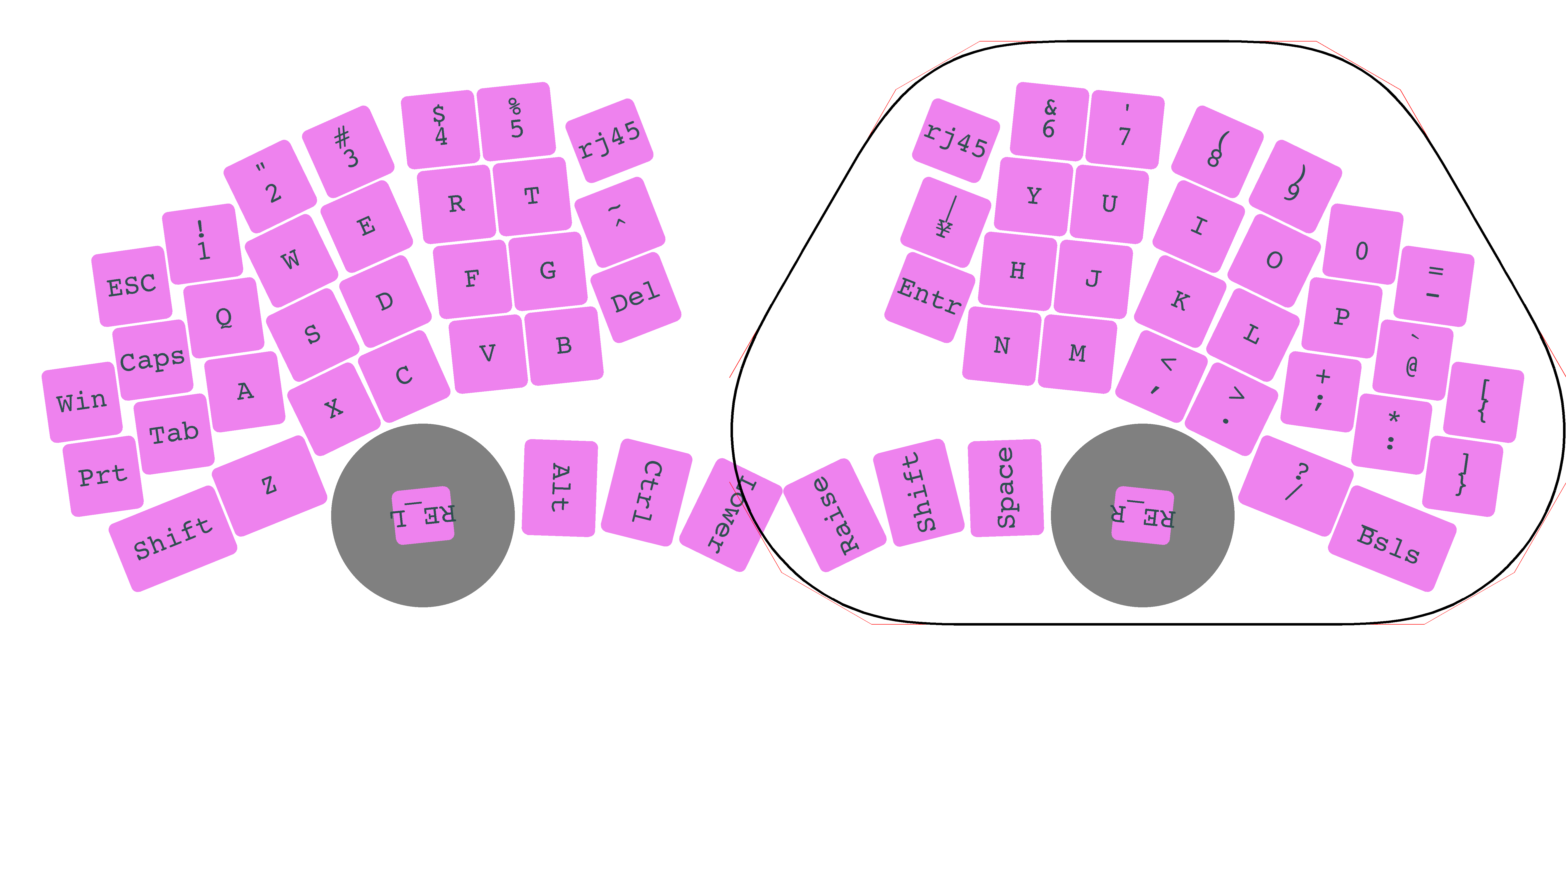

The Python source for this figure:
import json
from turtle import color
import numpy as np
import os
import sys
import collections
from PIL import Image, ImageDraw, ImageFont

kbd_name = 'hermit62'

anti_alias_scaling = 4

fontpath = "/System/Library/Fonts/Courier.dfont"
font = ImageFont.truetype( fontpath, size = 28 * anti_alias_scaling )

def vec2( x, y ):
    return np.array( [x, y] )

def mat2_rot( deg ):
    th = deg / 180 * np.pi
    c = np.cos( th )
    s = np.sin( th )
    return np.array([[c, s], [-s, c]])

def round_corner( radius, fill ):
    """Draw a round corner"""
    corner = Image.new( 'RGBA', (radius, radius), (0, 0, 0, 0) )
    draw = ImageDraw.Draw( corner )
    draw.pieslice( (0, 0, radius * 2, radius * 2), 180, 270, fill = fill )
    return corner

def get_key_image( size, radius, name, fill ):
    """Draw a rounded rectangle"""
    w, h = size[0], size[1]
    sz = int( max( w, h ) * 1.5 )
    rect = Image.new( 'RGBA', (sz, sz), (255, 255, 255, 0) )
    draw = ImageDraw.Draw( rect )
    mx = int( (sz - w) / 2 )
    my = int( (sz - h) / 2 )
    draw.rectangle( (mx, my + radius, mx + w, my + h - radius), fill = fill )
    draw.rectangle( (mx + radius, my, mx + w - radius, my + h), fill = fill )
    corner = round_corner( radius, fill )
    rect.paste( corner, (mx, my) )
    rect.paste( corner.rotate(  90 ), (mx, my + h - radius) )# Rotate the corner and paste it
    rect.paste( corner.rotate( 180 ), (mx + w - radius, my + h - radius) )
    rect.paste( corner.rotate( 270 ), (mx + w - radius, my) )
    # name
    tw, th = draw.textsize( name, font )
    draw.text( (sz / 2 - tw / 2, sz / 2 - th / 2), name, "DarkSlateGrey", font )
    return rect, sz

class keyboard_key:
    def __init__( self, name, prop ):
        self.name = name
        self.prop = prop
        # topleft position
        self.x  = self.getProperty( "x", 0 )
        self.y  = self.getProperty( "y", 0 )
        # rotation center
        self.rx = self.getProperty( "rx", 0 )
        self.ry = self.getProperty( "ry", 0 )
        # rotation angle
        self.r  = self.getProperty( "r", 0 )
        # key size
        self.w  = self.getProperty( "w", 1 )
        self.h  = self.getProperty( "h", 1 )

    def getProperty( self, key: str, default_value ):
        return self.prop[key] if key in self.prop else default_value

    def getCenterPos( self ):
        cx = self.x + self.w / 2 - self.rx
        cy = self.y + self.h / 2 - self.ry
        ctr = vec2( self.rx, self.ry ) + vec2( cx, cy ) @ mat2_rot( self.r )
        return ctr

class keyboard_layout:
    def __init__( self ):
        self.meta = {}
        self.keys = []

    def print( self ):
        for k, v in self.meta.items():
            print( "meta: {} -> {}".format( k, v ) )
        keys = []
        for key in self.keys:
            ps = ""
            for k, v in key.prop.items():
                if v != 0:
                    ps += ", {}={}".format( k, v )
            name = key.name.replace( '\n', ',' )
            #print( "key '{}' {}".format( name, ps[2:] ) )
            ctr = key.getCenterPos()
            keys.append( (name, ctr, key.r) )
        max_x = max( map( lambda vals: vals[1][0], keys ) )
        min_y = min( map( lambda vals: vals[1][1], keys ) )
        keys.sort( key = lambda vals: -vals[1][0] )
        for name, q, r in keys:
            print( "    ['{}', {:.3f}, {:.3f}, {:.1f}],".format( name[-1], (q[0] - max_x), (q[1] - min_y), r ) )

    def write_png( self, path: str, unit, thickness, paper_size, outline ):
        # 2560 x 1600, 286mm x 179mm, MacBook size
        scale = 2560.0 / 286.0 / 2 * anti_alias_scaling
        size = scale * paper_size
        paper_ctr = size / 2
        L = scale * unit
        Th = thickness / unit

        image = Image.new( 'RGBA', (int( np.ceil( size[0] ) ), int( np.ceil( size[1] ) )), ( 255, 255, 255, 255 ) )
        draw = ImageDraw.Draw( image )
        for key in self.keys:
            ctr = key.getCenterPos()
            w, h, rot, name = key.w, key.h, key.r, key.name

            ctr *= L
            ctr += paper_ctr
            if name.startswith( '>' ):
                egg_ctr = ctr
            dim = L * vec2( w - 2 * Th, h - 2 * Th )
            key_image, rsz = get_key_image( (int( dim[0] ), int( dim[1] )), int( L/12 ), name, "violet" )
            key_image = key_image.rotate( -rot )
            pos = ctr - vec2( rsz, rsz ) / 2
            if name.startswith( 'RE' ):
                r = 41/2 * L / unit
                draw.ellipse( (ctr[0] - r, ctr[1] - r, ctr[0] + r, ctr[1] + r), fill='gray' )
            image.paste( key_image, (int( pos[0] ), int( pos[1] )), key_image )
        if False:# egg
            a = L * 5.4
            b = L * 4.2
            egg_ctr[0] -= L * 1.2
            egg_ctr[1] -= L * 0.3
            pnts = []
            for th in np.linspace( -np.pi, +np.pi, 100 ):
                x = egg_ctr[0] - a * np.cos( th )
                y = egg_ctr[1] + b * np.sin( th ) * np.cos( 0.22 * th )
                pnts.append( (x, y) )
            draw.line( pnts, width=10, fill='black' )
        if False:
            a = L * 5.6
            b = L * 3.8
            egg_ctr[0] -= L * 1.4
            egg_ctr[1] -= L * 0.3
            draw.ellipse( (egg_ctr[0] - a, egg_ctr[1] - b, egg_ctr[0] + a, egg_ctr[1] + b), outline='green', width=10 )
        pnts = []
        for xy in outline:
            pnt = xy * L + paper_ctr
            pnts.append( (pnt[0], pnt[1]) )
        # draw.line( pnts, width=10, fill='black' )

        xsize = int( round( size[0] / anti_alias_scaling ) )
        ysize = int( round( size[1] / anti_alias_scaling ) )
        image = image.resize( (xsize, ysize), Image.ANTIALIAS )
        image.save( path )

    def write_scad( self, path: str, unit: float ):
        xctr = np.mean( list( map( lambda k: k.getCenterPos()[0], self.keys ) ) )
        with open( path, 'w' ) as fout:
            fout.write( f'key_w = {unit};\n' )
            fout.write( f'key_h = {unit};\n' )
            fout.write( 'key_pos_angles = [\n' )
            idx = 0
            for key in self.keys:
                ctr = key.getCenterPos()
                if ctr[0] < xctr:
                    continue
                w, h, rot = key.w, key.h, key.r

                ctr *= unit
                w *= unit
                h *= unit
                fout.write( '    [{:.3f}, {:.3f}, {:.3f}, {:.3f}, {:.3f}, {}, "{}"],\n'.format( ctr[0], -ctr[1], -rot, w, h, idx, key.name ) )
                idx += 1
            fout.write( '];\n' )

    def write_kicad( self, fout, unit: float ):
        fout.write( 'keys = {\n' )
        col = 1
        row = 1
        for key in self.keys:
            (x, y, r, rx, ry, w, h) = (key.x, key.y, key.r, key.rx, key.ry, key.w, key.h)
            px = x - rx + w / 2
            py = y - ry + h / 2
            t = vec2( rx, ry ) + vec2( px, py ) @ mat2_rot( r )
            keyidx = f'{col}{row}'
            row += 1
            if row == 4:
                if col == 7:
                    col += 1
                    row = 2
            elif row == 5:
                if col == 5:
                    row = 2
                elif col == 8:
                    row = 1
                else:
                    row = 1
                col += 1
            t *= unit
            w *= unit
            h *= unit
            fout.write( '    \'{}\' : [{:.3f}, {:.3f}, {:.3f}, {:.3f}, {:.1f}], # {}\n'.format( keyidx, t[0], -t[1], w, h, -r, key.name[0] ) )
        fout.write( '}\n' )

    def save( self, path: str ):
        data = []
        data.append( self.meta )
        for key in self.keys:
            prop = collections.OrderedDict()
            prop['w']  = key.w
            prop['h']  = key.h
            prop['r']  = key.r
            prop['rx'] = key.rx
            prop['ry'] = key.ry
            prop['x']  = key.x - key.rx
            prop['y']  = key.y - key.ry
            row = [prop, key.name]
            data.append( row )
        with open( path, 'w' ) as fout:
            json.dump( data, fout, indent = 4)

    @staticmethod
    def load( path: str ):
        kbd = keyboard_layout()
        with open( path ) as fin:
            cfg = json.load( fin )
            #print( "{}".format( json.dumps( cfg, indent=4 ) ) )
            kbd.meta = cfg[0]

            prop = {}
            prop["y"] = 0
            prop["rx"] = 0
            for row in cfg[1:]:
                prop["x"] = prop["rx"]
                for item in row:
                    if type( item ) is str:
                        key = keyboard_key( item, prop.copy() )
                        kbd.keys.append( key )
                        prop["x"] += key.w
                    else:
                        for key, val in item.items():
                            if key in ("x", "y"):
                                prop[key] += val
                            else:
                                prop[key] = val
                                if key == "rx":
                                    prop["x"] = val
                                elif key == "ry":
                                    prop["y"] = val
                prop["y"] += key.h
        return kbd

class key_layout_maker:
    def __init__( self ):
        self.data = []

    def add_col( self, angle, org, dx, names1, names2, ydir = -1, keyw = 1, keyh = 1 ):
        for hand_idx, names in enumerate( [names1, names2]):
            # if hand_idx in [0]:# 0 = right
            if hand_idx in [1]:# 1 = left
                pass
                #continue
            xsign = [+1, -1][hand_idx]
            prop = collections.OrderedDict()
            prop["r"]  = xsign * angle
            prop["rx"] = xsign * org[0]
            prop["ry"] = org[1]
            prop["x"] = -keyw / 2.0
            prop["y"] = -keyh / 2.0
            prop["w"] = keyw
            prop["h"] = keyh
            row = [prop]
            x, y = 0, 0
            for idx, name in enumerate( names ):
                if name == '':
                    continue
                row.append( { "x" : x, "y" : y, "w" : keyw, "h" : keyh } )
                row.append( name )
                x = -keyw + dx * xsign
                y = keyh * ydir
            self.data.append( row )

def make_kbd_layout( unit, output_type ):

    # Left hand
    thumbsL = ["Alt", "Ctrl", "Lower"]
    col_Gui = ["Shift", "Tab", "Win"]
    col_Tab = ["", "Caps", "Prt", "ESC"]
    col_Z = ["Z", "A", "Q", "!\n1"]
    col_X = ["X", "S", "W", "\"\n2"]
    col_C = ["C", "D", "E", "#\n3"]
    col_V = ["V", "F", "R", "$\n4"]
    col_B = ["B", "G", "T", "%\n5"]
    col_IL = ["Del", '~\n^']

    # Right hand
    col_IR = ["Entr", '|\n¥']
    col_N = ["N", "H", "Y", "&\n6"]
    col_M = ["M", "J", "U", "'\n7"]
    col_Comm = ["<\n,", "K", "I", "(\n8"]
    col_Dot  = [">\n.", "L", "O", ")\n9"]
    col_Scln = ["?\n/", "+\n;", "P", " \n0"]
    col_Cln  = ["", "*\n:", "`\n@", "=\n-"]
    col_Brac = ["_\nBsls", "]\n}", "[\n{"]
    thumbsR  = ["Space", "Shift", "Raise"]

    maker = key_layout_maker()
    maker.data.append( { "name" : kbd_name, "author" : "orihikarna" } ) # meta

    # Dot: the origin  
    if output_type in ['png', 'scad']:
        angle_Dot = 6
        org_Dot = vec2( 5.5, -0.5 )
    elif output_type in ['kicad']:
        # angle_Dot = 0
        # angle_Dot = 16
        angle_Dot = 6.351954683901843
        org_Dot = vec2( -3.9, 0 )
    else:
        return


    ## Constants
    # pinky
    keyw_Slsh = 22.8 / unit
    keyw_Bsls = 26.0 / unit
    # thumb
    keyw12 = 22 / unit


    ## Parameters
    # pinky
    angle_Dot_Scln = -18
    angle_Dot_Slsh = -4
    dy_Cln = 0.42
    # ring (Dot)
    dx_angle_Dot = -10
    # middle (Comm)
    angle_Comm_Dot = -2
    dx_angle_Comm = -10
    # index
    angle_M_Comm = -18
    dx_angle_M = 6
    # index
    dy_Entr = 0.45
    # thumb
    delta_M_Thmb = vec2( -0.7, 2.1 )
    angle_Index_Thmb = 78
    dangles_Thmb = [-10, -10, 0]
    dys_Thmb = [-0.12, -0.12-0.125, 0]


    ## Rules
    # Ring finger: Dot
    dx_Dot_L = np.tan( np.deg2rad( dx_angle_Dot ) )
    #
    org_9 = org_Dot + 3 * vec2( dx_Dot_L, -1 ) @ mat2_rot( angle_Dot )

    # Middle finger: Comm(,)
    angle_Comm = angle_Comm_Dot + angle_Dot
    dx_Comm_K = np.tan( np.deg2rad( dx_angle_Comm ) )
    org_Comm = org_Dot \
         + vec2( -0.5, +0.5 ) @ mat2_rot( angle_Dot ) \
         + vec2( -0.5, -0.5 ) @ mat2_rot( angle_Comm )
    #
    org_8 = org_Comm + 3 * vec2( dx_Comm_K, -1 ) @ mat2_rot( angle_Comm )

    # Index finger: M, N
    angle_Index = angle_M_Comm + angle_Comm
    dx_M_J = np.tan( np.deg2rad( dx_angle_M ) )
    org_M = org_Comm \
        + vec2( -0.5, +0.5 ) @ mat2_rot( angle_Comm ) \
        + vec2( -0.5, -0.5 ) @ mat2_rot( angle_Index )
    org_N = org_M + vec2( -1, 0 ) @ mat2_rot( angle_Index )
    #
    org_6 = org_N + 3 * vec2( dx_M_J, -1 ) @ mat2_rot( angle_Index )

    # Inner most
    angle_Inner_Index = np.rad2deg( np.arcsin( dx_M_J / dy_Entr ) )
    angle_Inner = angle_Inner_Index + angle_Index
    org_Inner = org_N \
        + vec2( -0.5, -0.5 ) @ mat2_rot( angle_Index ) \
        + vec2( -0.5, 0.5 - dy_Entr ) @ mat2_rot( angle_Inner )

    _dy = 1 - dy_Entr * np.cos( np.deg2rad( angle_Inner_Index ) )
    dx_Entr_Yen = - _dy * np.sin( np.deg2rad( angle_Inner_Index ) )
    #
    org_Yen = org_Inner + vec2( dx_Entr_Yen, -1 ) @ mat2_rot( angle_Inner )

    # Pinky finger: top
    angle_PinkyTop = angle_Dot + angle_Dot_Scln
    # Scln(;)
    dy_Scln = 1 - dx_Dot_L / np.sin( np.deg2rad( angle_Dot_Scln ) )
    org_Scln = org_Dot \
        + vec2( +0.5, -0.5 ) @ mat2_rot( angle_Dot ) \
        + vec2( +0.5, dy_Scln - 0.5) @ mat2_rot( angle_PinkyTop )
    dx_Scln_P = dy_Scln * np.tan( np.deg2rad( -angle_Dot_Scln ) )
    # Cln(:), RBrc(])
    org_Cln = org_Scln + vec2( +1, dy_Cln ) @ mat2_rot( angle_PinkyTop )
    org_RBrc = org_Cln + vec2( +1, dy_Cln ) @ mat2_rot( angle_PinkyTop )
    #
    org_Mnus = org_Cln + 2 * vec2( dx_Scln_P, -1 ) @ mat2_rot( angle_PinkyTop )
    org_LBrc = org_RBrc + vec2( dx_Scln_P, -1 ) @ mat2_rot( angle_PinkyTop )

    # Pinky finger: bottom
    angle_PinkyBtm = angle_Dot + angle_Dot_Slsh
    # Slsh(/)
    br_Dot = org_Dot + vec2( +0.5, +0.5 ) @ mat2_rot( angle_Dot )
    bl_Cln = org_Cln + vec2( -0.5, +0.5 ) @ mat2_rot( angle_PinkyTop )
    pt = (bl_Cln - br_Dot) @ mat2_rot( -angle_Dot )
    _dy = pt[1] - np.tan( np.deg2rad( angle_Dot_Slsh ) ) * pt[0]
    org_Slsh = org_Dot \
        + vec2( +0.5, _dy + 0.5 ) @ mat2_rot( angle_Dot ) \
        + vec2( keyw_Slsh * 0.5, 0.5 ) @ mat2_rot( angle_PinkyBtm )

    # Bsls(\)
    bl_RBrc = org_RBrc + vec2( -0.5, +0.5 ) @ mat2_rot( angle_PinkyTop )
    _dy = ((bl_RBrc - org_Slsh) @ mat2_rot( -angle_PinkyBtm ))[1]
    org_Bsls = org_Slsh + vec2( (keyw_Slsh + keyw_Bsls) * 0.5, 0.5 + _dy ) @ mat2_rot( angle_PinkyBtm )

    # Thumbs row
    keyws = [keyw12, keyw12, 1]
    angle_Thmb = angle_Index + angle_Index_Thmb
    org_Thmb = org_M + delta_M_Thmb @ mat2_rot( angle_Index )
    angle_Thmbs = []
    org_Thmbs = []
    for idx, name in enumerate( thumbsR ):
        angle_Thmbs.append( angle_Thmb + 180 )
        org_Thmbs.append( org_Thmb )
        maker.add_col( angle_Thmb + 180, org_Thmb, 0, [name], [thumbsL[idx]], keyw = keyws[idx] )
        org_Thmb += vec2( +keyws[idx] / 2, +0.5 ) @ mat2_rot( angle_Thmb )
        angle_Thmb += dangles_Thmb[idx]
        org_Thmb += vec2( -keyws[idx] / 2 - dys_Thmb[idx], +0.5 ) @ mat2_rot( angle_Thmb )


    ### add columns
    maker.add_col( angle_Index,  org_N,     dx_M_J,    col_N,    col_B )
    maker.add_col( angle_Index,  org_M,     dx_M_J,    col_M,    col_V )
    maker.add_col( angle_Comm,   org_Comm,  dx_Comm_K, col_Comm, col_C )
    maker.add_col( angle_Dot,    org_Dot,   dx_Dot_L,  col_Dot,  col_X )
    #
    maker.add_col( angle_PinkyTop, org_Scln, dx_Scln_P, col_Scln[1:], col_Z[1:] )
    maker.add_col( angle_PinkyTop, org_Cln,  dx_Scln_P, col_Cln[1:],  col_Tab[1:] )
    maker.add_col( angle_PinkyTop, org_RBrc, dx_Scln_P, col_Brac[1:], col_Gui[1:] )
    #
    maker.add_col( angle_PinkyBtm, org_Slsh, 0, col_Scln[0:1], col_Z[0:1],   keyw = keyw_Slsh )
    maker.add_col( angle_PinkyBtm, org_Bsls, 0, col_Brac[0:1], col_Gui[0:1], keyw = keyw_Bsls )
    #
    maker.add_col( angle_Inner, org_Inner, dx_Entr_Yen, col_IR, col_IL )
    #
    # Rotary encoder
    angle_RotEnc = angle_Index
    org_RotEnc = org_Dot + vec2( -0.5, 1.75 ) @ mat2_rot( angle_Comm )
    maker.add_col( angle_RotEnc, org_RotEnc, 0, {'RE_R'}, {'RE_L'}, keyw = 13.7 / unit, keyh = 12.7 / unit )

    outline = []
    arc_pnts = []

    if False:
        add_out = 0.4
        outline.append( org_RBrc + vec2(             0.5 + add_out, +0.5 + add_out ) @ mat2_rot( angle_PinkyTop ) )
        outline.append( org_Bsls + vec2( keyw_Bsls * 0.5 + add_out,  0.5 + add_out ) @ mat2_rot( angle_PinkyBtm ) )
        outline.append( org_Thmbs[2] + vec2( -0.5 - add_out, 0.5 - add_out ) @ mat2_rot( angle_Thmbs[2] ) )
        outline.append( org_Thmbs[2] + vec2( +0.5 + add_out, 0.5 - add_out ) @ mat2_rot( angle_Thmbs[2] ) )

        d = 0.5 + 0.8
        arc_pnts.append( outline[-1] )
        arc_pnts.append( org_Inner + vec2( -d,  0 ) @ mat2_rot( angle_Inner ) )
        arc_pnts.append( org_Yen   + vec2( -d,  0 ) @ mat2_rot( angle_Inner ) )
        arc_pnts.append( org_Yen   + vec2( -d, -d ) @ mat2_rot( angle_Inner ) )
        arc_pnts.append( org_6     + vec2( -d, -d ) @ mat2_rot( angle_Index ) )
        arc_pnts.append( org_6     + vec2(  0, -d ) @ mat2_rot( angle_Index ) )
        arc_pnts.append( org_8     + vec2(  0, -d ) @ mat2_rot( angle_Comm ) )
        arc_pnts.append( org_9     + vec2(  0, -d ) @ mat2_rot( angle_Dot ) )
        arc_pnts.append( org_Mnus  + vec2( +d, -d ) @ mat2_rot( angle_PinkyTop ) )
        arc_pnts.append( org_LBrc  + vec2( +d, -d ) @ mat2_rot( angle_PinkyTop ) )
        arc_pnts.append( outline[0] )
    else:
        add_out = 0.4
        d = 0.5 + 0.8
        outline.append( org_LBrc + vec2(             0.5 + add_out, -0.5 - add_out ) @ mat2_rot( angle_PinkyTop ) )
        outline.append( org_Bsls + vec2( keyw_Bsls * 0.5 + add_out, +0.5 + add_out ) @ mat2_rot( angle_PinkyBtm ) )
        outline.append( org_Thmbs[2] + vec2( -0.5 - add_out, 0.5 - add_out ) @ mat2_rot( angle_Thmbs[2] ) )
        outline.append( org_Thmbs[2] + vec2( +0.5 + add_out, 0.5 - add_out ) @ mat2_rot( angle_Thmbs[2] ) )
        outline.append( org_6     + vec2( -d, -d ) @ mat2_rot( angle_Index ) )
        outline.append( org_9     + vec2(  0, -d ) @ mat2_rot( angle_Dot ) )
    outline.append( outline[0] )

    def calc_bezier_point( pnts, t ):
        num_pnts = len( pnts )
        tmp = [np.array( [0, 0] ) for n in range( num_pnts )]
        s = 1 - t
        for n in range( num_pnts ):
            tmp[n] = pnts[n]
        for L in range( num_pnts - 1, 0, -1 ):
            for n in range( L ):
                tmp[n] = s * tmp[n] + t * tmp[n+1]
        return tmp[0]

    if False:
        arc_prms = []
        for pnt in arc_pnts:
            vec = pnt - org_RotEnc
            r = np.linalg.norm( vec )
            th = np.arctan2( vec[1], vec[0] )
            if th > 0:
                th -= np.pi * 2
            arc_prms.append( np.array( (r, th) ) )

        pnts = []
        for t in np.linspace( 0, 1, 10 ):
            r, th = calc_bezier_point( arc_prms, t )
            pnt = r * np.cos( th ), r * np.sin( th )
            pnt += org_RotEnc
            pnts.append( pnt )
            outline.append( pnt )
    elif False:
        for t in np.linspace( 0, 1, 10 ):
            pnt = calc_bezier_point( arc_pnts, t )
            outline.append( pnt )
    else:
        for pnt in arc_pnts:
            outline.append( pnt )

    outline = np.array( outline )

    return maker.data, outline

if __name__=='__main__':

    work_dir = './'
    dst_path = os.path.join( work_dir, f'kbd-layout.json' )
    dst_scad = os.path.join( work_dir, f'kbd-layout.scad' )
    dst_png  = os.path.join( work_dir, f'kbd-layout.png' )

    unit = 17.0
    # paper_size = vec2( 297, 210 )# A4
    # paper_size = vec2( 364, 257 )# B4
    paper_size = vec2( 350, 170 )
    thickness = 0.3# mm

    for output_type in ['png']:
        data, outline = make_kbd_layout( unit, output_type )
        # write to json for keyboard layout editor
        with open( dst_path, 'w' ) as fout:
            json.dump( data, fout, indent = 4 )

        kbd = keyboard_layout.load( dst_path )
        # kbd.print()
        if output_type == 'png':
            kbd.write_png( dst_png, unit, thickness, paper_size, outline )
            kbd.write_scad( dst_scad, unit )
        if output_type == 'kicad':
            kbd.write_kicad( sys.stdout, unit )
